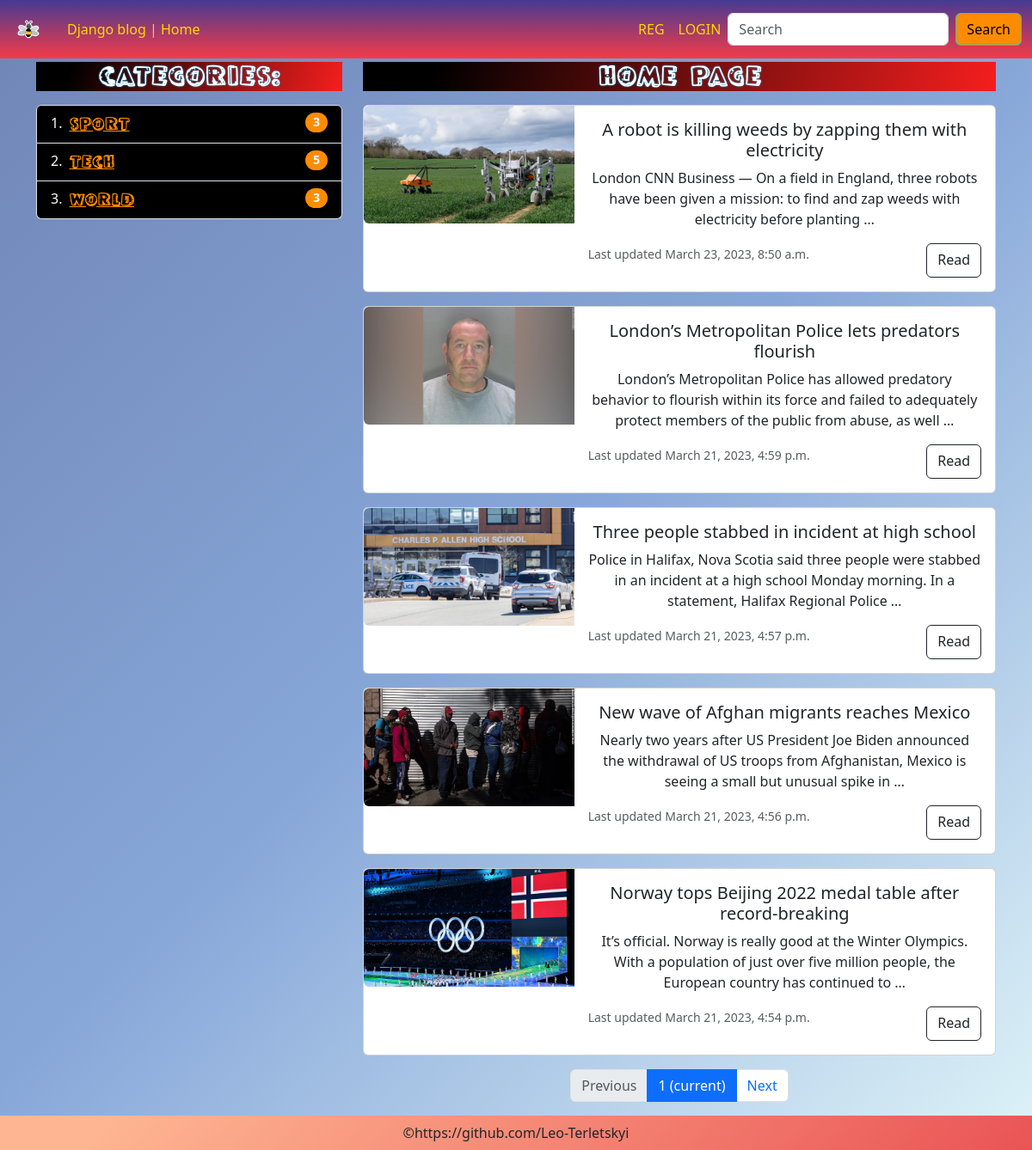
The page / on the database its author committed.
### articles/models.py (models this page shows, shortened)
class Category(models.Model):
    name = models.CharField(max_length=32, unique=True)
    slug = models.SlugField(null=True, blank=True)
    def get_absolute_url(self):
        return reverse('category_list', kwargs={'slug': self.slug})
    def __str__(self):
        return self.name
    class Meta:
        verbose_name = 'Category'
        verbose_name_plural = 'Categories'
        ordering = ('name',)

class Article(models.Model):
    title = models.CharField(max_length=64, unique=True)
    slug = models.SlugField(null=True, blank=True)
    content = RichTextField()
    image = models.ImageField(upload_to='static/article_images')
    created_at = models.DateTimeField(auto_now_add=True)
    updated_at = models.DateTimeField(auto_now=True)
    category = models.ForeignKey(Category, on_delete=models.CASCADE)
    author = models.ForeignKey(user, on_delete=models.CASCADE)
    def get_absolute_url(self):
        return reverse('article_detail', kwargs={'slug': self.slug})
    class Meta:
        verbose_name = 'Article'
        verbose_name_plural = 'Articles'
        ordering = ('-updated_at', '-created_at')

### articles/views.py (the view)
# urls.py: path('', views.HomePage.as_view(), name='home_page'),
class HomePage(generic.ListView):
    model = Article
    context_object_name = 'articles'
    template_name = 'articles/home_page.html'
    queryset = Article.objects.all().select_related('category', 'author')
    paginate_by = 5
    def get_context_data(self, *, object_list=None, **kwargs):
        context = super().get_context_data(object_list=None, **kwargs)
        context['categories'] = Category.objects.all().annotate(count_articles=Count('article'))
        return context

### templates/articles/home_page.html (shortened to what this page needs)
{% extends 'base.html' %}
{% load static %}
{% block cats %}
    {% include 'components/cats.html' %}
{% endblock %}
{% block content %}
    <h3 class="main-title">Home Page</h3>
    {% for article in articles %}
        {% include 'components/card_mini.html' %}
    {% endfor %}
    {% include 'components/pagination.html' %}
{% endblock %}

### templates/components/cats.html
<h3 class="main-title">Categories:</h3>
<ol class="list-group list-group-numbered mb-3 mt-3">
    {% for cat in categories %}
        <li class="list-group-item d-flex justify-content-between align-items-start">
            <div class="ms-2 me-auto">
                <div class="fw-bold"><a href="{{ cat.get_absolute_url }}" class="cat-link">{{ cat }}</a></div>
            </div>
            <span class="badge rounded-pill">{{ cat.count_articles }}</span>
        </li>
    {% endfor %}
</ol>

### templates/components/card_mini.html
<div class="card mb-3 mt-3">
    <div class="row g-0">
        <div class="col-md-4">
            <img src="{{ article.image.url }}" class="img-fluid rounded-start" alt="...">
        </div>
        <div class="col-md-8">
            <div class="card-body">
                <h5 class="card-title">{{ article.title }}</h5>
                <p class="card-text">{{ article.content | truncatewords:25 }}</p>
                <div class="card-body__footer">
                    <p class="card-text"><small class="text-muted">Last updated {{ article.updated_at }}</small></p>
                    <a href="{{ article.get_absolute_url }}" class="btn btn-outline-dark">Read</a>
                </div>
            </div>
        </div>
    </div>
</div>

### static/my_styles/css/style.css (style rules this page uses)
.row { min-height: 100%; }
.main-title { font-family: Conv_P22PopArt-ThreeD; font-weight: 700; background-image: linear-gradient(109.6deg, rgba(0, 0, 0, 1) 11.2%, rgba(247, 30, 30, 1) 100.3%); color: white; text-shadow: 0 0 2px deepskyblue; margin-top: 4px; }
.card-body__footer { display: flex; justify-content: space-between; }
.fw-bold { font-family: Conv_P22PopArt-ThreeD; }
.list-group-item { background: black; }
li:before { color: white; }
.rounded-pill { font-size: 14px; background: darkorange; }
.cat-link, .cat-link:active, .cat-link:hover { color: darkorange; font-size: 18px; }

### rows shown on the page
Category: name "sport", count_articles "3"
Category: name "tech", count_articles "5"
Category: name "world", count_articles "3"
Article: image (picture), title "A robot is killing weeds by zapping them with electricity", content "London CNN Business — On a field in England, three robots have been given a mission: to find and zap weeds with electricity before planting …", updated_at "March 23, 2023, 8:50 a.m."
Article: image (picture), title "London’s Metropolitan Police lets predators flourish", content "London’s Metropolitan Police has allowed predatory behavior to flourish within its force and failed to adequately protect members of the public from abuse, as well …", updated_at "March 21, 2023, 4:59 p.m."
Article: image (picture), title "Three people stabbed in incident at high school", content "Police in Halifax, Nova Scotia said three people were stabbed in an incident at a high school Monday morning. In a statement, Halifax Regional Police …", updated_at "March 21, 2023, 4:57 p.m."
Article: image (picture), title "New wave of Afghan migrants reaches Mexico", content "Nearly two years after US President Joe Biden announced the withdrawal of US troops from Afghanistan, Mexico is seeing a small but unusual spike in …", updated_at "March 21, 2023, 4:56 p.m."
Article: image (picture), title "Norway tops Beijing 2022 medal table after record-breaking", content "It’s official. Norway is really good at the Winter Olympics. With a population of just over five million people, the European country has continued to …", updated_at "March 21, 2023, 4:54 p.m."

### other values the page prints
{{ i }} "1"
